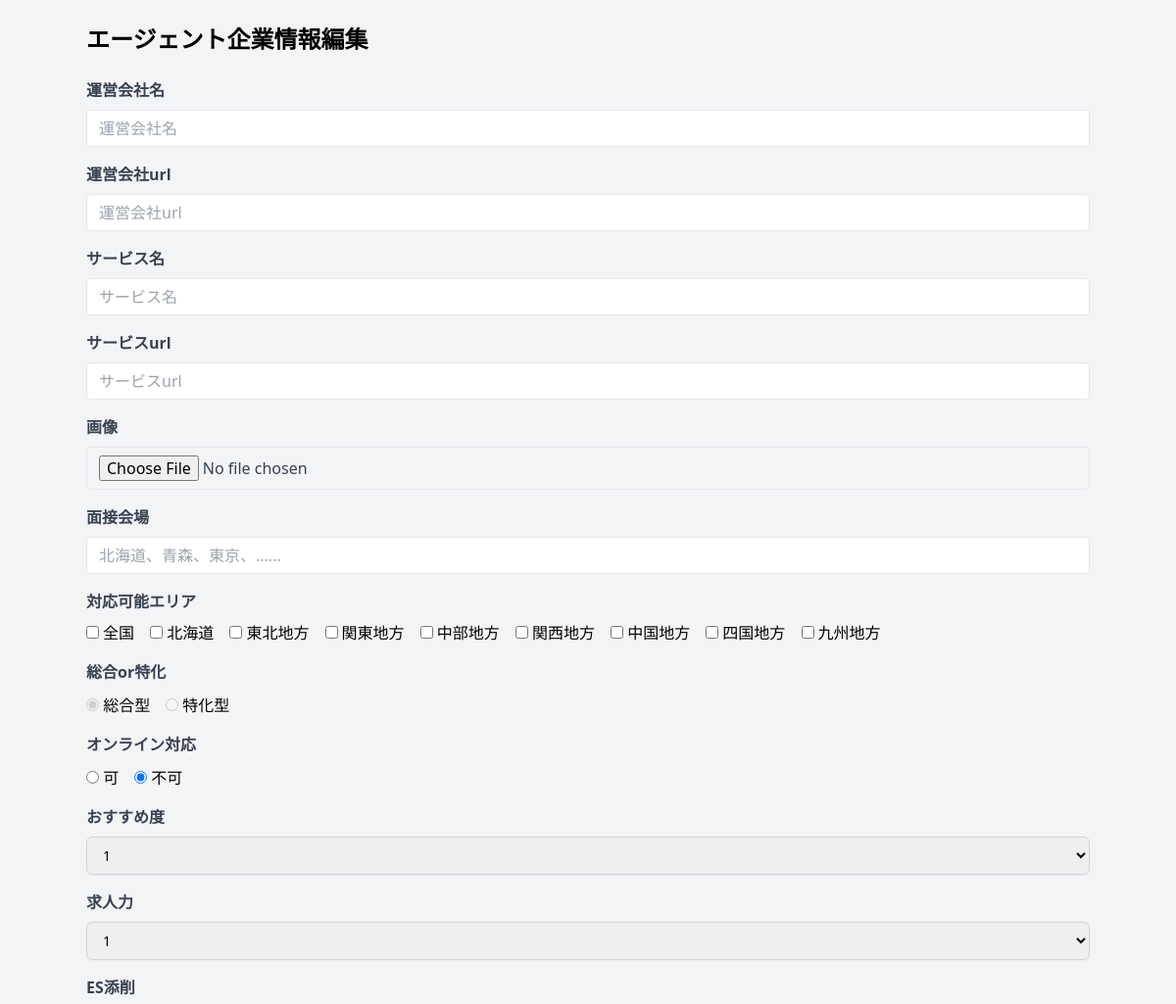
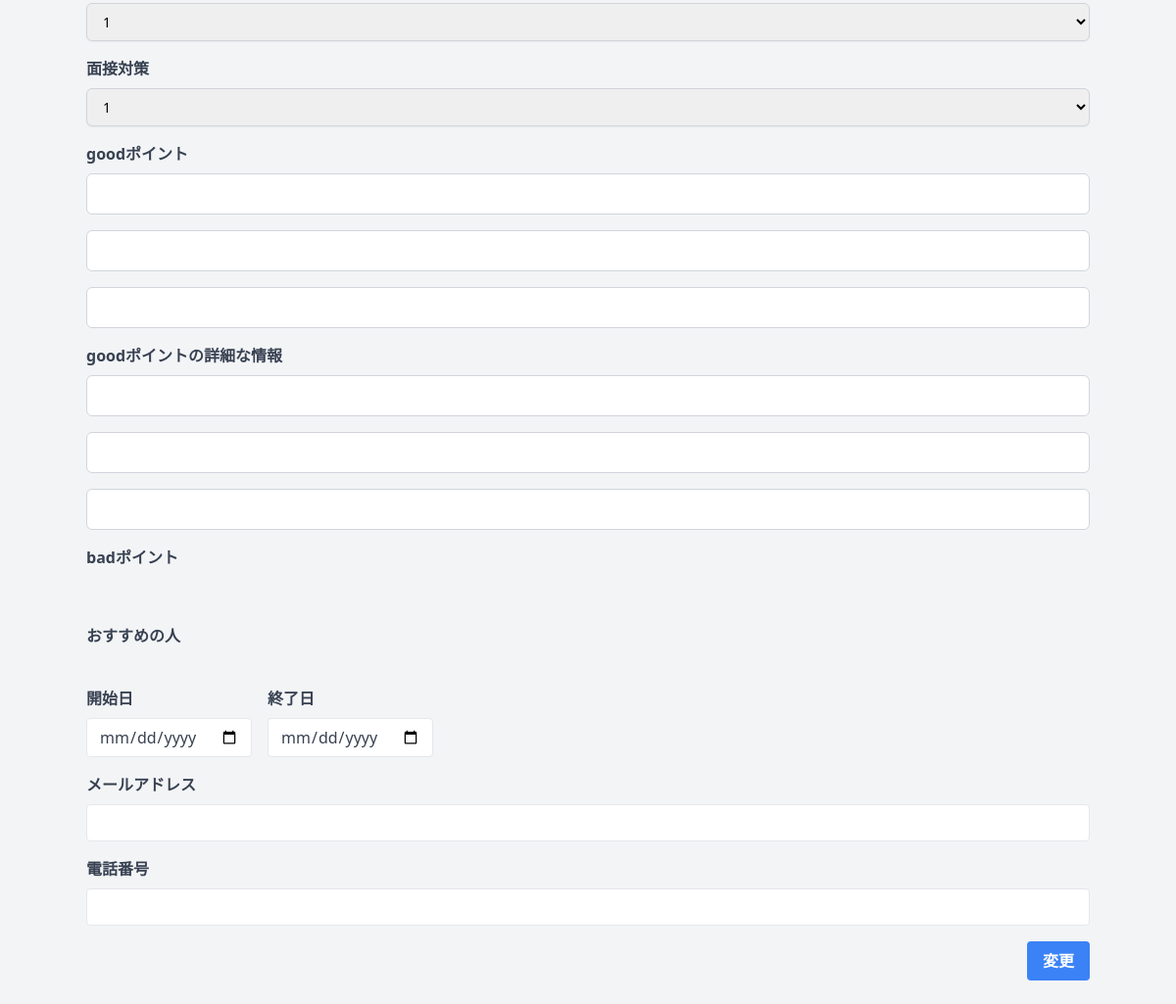
The app's page /boozer/edit.php (signed in) with its own data (2 pictures, top to bottom).
### tables this page shows
CREATE TABLE areas (
  id INT AUTO_INCREMENT PRIMARY KEY,
  area VARCHAR(255) NOT NULL
) CHARSET=utf8;

CREATE TABLE sort_items (
  id INT AUTO_INCREMENT PRIMARY KEY,
  sort_item VARCHAR(255) NOT NULL
) CHARSET=utf8;

### src/boozer/edit.php (the view, shortened to what this page needs)
<?php
include_once '../dbconnect.php';
$sql = "SELECT * FROM agents WHERE user_id = :id";
$stmt = $dbh->prepare($sql);
$stmt->bindValue(':id', $_GET['id'], PDO::PARAM_INT);
$stmt->execute();
$agent = $stmt->fetch(PDO::FETCH_ASSOC);
$sql = "SELECT * FROM agents_items WHERE agent_id = :id";
$stmt = $dbh->prepare($sql);
$stmt->bindValue(':id', $_GET['id'], PDO::PARAM_INT);
$stmt->execute();
$items = $stmt->fetchAll(PDO::FETCH_ASSOC);
$sql = "SELECT * FROM agent_good WHERE agent_id = :id";
$stmt = $dbh->prepare($sql);
$stmt->bindValue(':id', $_GET['id'], PDO::PARAM_INT);
$stmt->execute();
$goods = $stmt->fetchAll(PDO::FETCH_ASSOC);
$sql = "SELECT * FROM agents_areas WHERE agent_id = :id";
$stmt = $dbh->prepare($sql);
$stmt->bindValue(':id', $_GET['id'], PDO::PARAM_INT);
$stmt->execute();
$areas = $stmt->fetchAll(PDO::FETCH_ASSOC);
$sql = "SELECT * FROM areas";
$stmt = $dbh->prepare($sql);
$stmt->execute();
$all_areas = $stmt->fetchAll(PDO::FETCH_ASSOC);
$sql = "SELECT * FROM sort_items";
$stmt = $dbh->prepare($sql);
$stmt->execute();
$sort_items = $stmt->fetchAll(PDO::FETCH_ASSOC);
?>
<!DOCTYPE html>
<html lang="ja">
<head>
  <link href="../css/output.css" rel="stylesheet">
</head>
<body class="bg-gray-100">
  <div class="container mx-auto py-6">
    <h1 class="text-2xl font-bold mb-6">エージェント企業情報編集</h1>
    <form action="./edit-logic.php" method="POST" enctype="multipart/form-data">
      <div class="mb-4">
        <label class="block text-gray-700 font-bold mb-2" for="company_name">運営会社名</label>
        <input class="appearance-none border rounded w-full py-2 px-3 text-gray-700 leading-tight focus:outline-none focus:shadow-outline" id="company_name" name="company_name" type="text" placeholder="運営会社名" value="<?= $agent["company_name"]; ?>" required>
      </div>
      <div class="mb-4">
        <label class="block text-gray-700 font-bold mb-2" for="company_url">運営会社url</label>
        <input class="appearance-none border rounded w-full py-2 px-3 text-gray-700 leading-tight focus:outline-none focus:shadow-outline" id="company_url" name="company_url" type="text" placeholder="運営会社url" value="<?= $agent["company_url"]; ?>" required>
      </div>
      <div class="mb-4">
        <label class="block text-gray-700 font-bold mb-2" for="service_name">サービス名</label>
        <input class="appearance-none border rounded w-full py-2 px-3 text-gray-700 leading-tight focus:outline-none focus:shadow-outline" id="service_name" name="service_name" type="text" placeholder="サービス名" value="<?= $agent["service_name"]; ?>" required>
      </div>
      <div class="mb-4">
        <label class="block text-gray-700 font-bold mb-2" for="service_url">サービスurl</label>
        <input class="appearance-none border rounded w-full py-2 px-3 text-gray-700 leading-tight focus:outline-none focus:shadow-outline" id="service_url" name="service_url" type="text" placeholder="サービスurl" value="<?= $agent["service_url"]; ?>" required>
      </div>
      <div class="mb-4">
        <label class="block text-gray-700 font-bold mb-2" for="image">画像</label>
        <input class="appearance-none border rounded w-full py-2 px-3 text-gray-700 leading-tight focus:outline-none focus:shadow-outline" id="image" name="image" type="file" placeholder="画像">
      </div>
      <div class="mb-4">
        <label class="block text-gray-700 font-bold mb-2" for="interview_location">面接会場</label>
        <input class="appearance-none border rounded w-full py-2 px-3 text-gray-700 leading-tight focus:outline-none focus:shadow-outline" id="interview_location" name="interview_location" type="text" placeholder="北海道、青森、東京、......" value="<?= $agent["interview_location"]; ?>" required>
      </div>
      <div class="mb-4">
        <h2 class="block text-gray-700 font-bold mb-2">対応可能エリア</h2>
        <?php foreach ($all_areas as $key => $all_area) { ?>
          <input type="checkbox" name="area[]" id="area<?= $all_area["id"]; ?>" value="<?= $key +  1; ?>" class="mr-1"
          <?php foreach ($areas as $area) {
            if ($area["area_id"] === $key + 1) {
              echo 'checked';
            }
          } ?>><label for="area<?= $all_area["id"]; ?>" class="text-md mr-3"><?= $all_area["area"]; ?></label>
        <?php } ?>
      </div>
      <label class="block text-gray-700 font-bold mb-2" for="type">総合or特化</label>
      <div class="flex gap-4 mt-2.5 mb-4 my-2">
        <div>
          <label for="comprehensive" class="text-md">
            <input type="radio" name="type" value="0" id="comprehensive" <?= $agent["type"] == 0 ? 'checked' : '' ?> disabled>
            総合型
          </label>
        </div>
        <div>
          <label for="specialized" class="text-md">
            <input type="radio" name="type" value="1" id="specialized" <?= $agent["type"] == 1 ? 'checked' : '' ?> disabled>
            特化型
          </label>
        </div>
      </div>
      <label class="block text-gray-700 font-bold mb-2" for="type">オンライン対応</label>
      <div class="flex gap-4 mt-2.5 mb-4 my-2">
        <div>
          <label for="possible" class="text-md">
            <input type="radio" name="online" value="1" id="possible" <?= $agent["is_online"] == 1 ? 'checked' : '' ?>>
            可
          </label>
        </div>
        <div>
          <label for="impossible" class="text-md">
            <input type="radio" name="online" value="0" id="impossible" <?= $agent["is_online"] == 0 ? 'checked' : '' ?>>
            不可
          </label>
        </div>
      </div>
      <?php for ($i = 0; $i < 4; $i++) { ?>
        <div class="mb-4">
          <label class="block text-gray-700 font-bold mb-2" for=""><?= $sort_items[$i]["sort_item"]; ?></label>
          <select class="block w-full py-2 px-3 border border-gray-300 rounded-md shadow-sm focus:outline-none focus:ring-blue-500 focus:border-blue-500 sm:text-sm" name="<?= $i + 1 ?>">
            <?php for ($j = 1; $j <= 5; $j++) { ?>
              <?php if ($j == $items[$i]['rate']) { ?>
                <option value="<?= $j ?>" selected><?= $j ?></option>
              <?php } else { ?>
                <option value="<?= $j ?>"><?= $j ?></option>
              <?php } ?>
            <?php } ?>
          </select>
        </div>
      <?php } ?>
      <div class="mb-4">
        <label class="block text-gray-700 font-bold mb-2" for="good_point">goodポイント</label>
        <div class="grid grid-rows-3 gap-4">
          <?php for ($i = 0; $i < 3; $i++) { ?>
            <input type="text" name="good[]" class="py-2 px-3 border border-gray-300 rounded-md focus:outline-none focus:ring-blue-500 focus:border-blue-500" value="<?= $goods[$i]["good"] ?>" required>
          <?php } ?>
        </div>
      </div>
      <div class="mb-4">
        <label class="block text-gray-700 font-bold mb-2" for="good_point">goodポイントの詳細な情報</label>
        <div class="grid grid-rows-3 gap-4">
          <?php for ($i = 0; $i < 3; $i++) { ?>
            <input type="text" name="good_detail[]" class="py-2 px-3 border border-gray-300 rounded-md focus:outline-none focus:ring-blue-500 focus:border-blue-500" value="<?= $goods[$i]["good_detail"] ?>" required>
          <?php } ?>
        </div>
      </div>
      <div class="mb-4">
        <label class="block text-gray-700 font-bold mb-2" for="bad_point">badポイント</label>
        <div class="grid grid-rows-3 gap-4">
        </div>
      </div>
      <div class="mb-4">
        <label class="block text-gray-700 font-bold mb-2" for="recommend">おすすめの人</label>
        <div class="grid grid-rows-2 gap-4">
        </div>
      </div>
      <div class="mb-4 flex">
        <div class="mr-4">
          <label class="block text-gray-700 font-bold mb-2" for="start_at">開始日</label>
          <input class="appearance-none border rounded w-full py-2 px-3 text-gray-700 leading-tight focus:outline-none focus:shadow-outline" id="start_at" name="start_at" type="date" placeholder="開始日" value="<?= $agent["start_at"]; ?>" required>
        </div>
        <div>
          <label class="block text-gray-700 font-bold mb-2" for="end_at">終了日</label>
          <input class="appearance-none border rounded w-full py-2 px-3 text-gray-700 leading-tight focus:outline-none focus:shadow-outline" id="end_at" name="end_at" type="date" placeholder="終了日" value="<?= $agent["end_at"]; ?>">
        </div>
      </div>
      <div class="mb-4">
        <label class="block text-gray-700 font-bold mb-2" for="email">メールアドレス</label>
        <input class="appearance-none border rounded w-full py-2 px-3 text-gray-700 leading-tight focus:outline-none focus:shadow-outline" id="email" name="email" type="email" placeholder="" value="<?= $agent["email"]; ?>" required>
      </div>
      <div class="mb-4">
        <label class="block text-gray-700 font-bold mb-2" for="phone">電話番号</label>
        <input class="appearance-none border rounded w-full py-2 px-3 text-gray-700 leading-tight focus:outline-none focus:shadow-outline" id="phone" name="phone" type="phone" placeholder="" value="<?= $agent["phone"]; ?>" required>
      </div>
      <div class="flex justify-end">
        <button class="bg-blue-500 hover:bg-blue-700 text-white font-bold py-2 px-4 rounded focus:outline-none focus:shadow-outline" type="submit">変更</button>
      </div>
    </form>
  </div>
</body>
</html>

### records on screen
areas: area "全国"
areas: area "北海道"
areas: area "東北地方"
areas: area "関東地方"
areas: area "中部地方"
areas: area "関西地方"
areas: area "中国地方"
areas: area "四国地方"
areas: area "九州地方"
sort_items: sort_item "おすすめ度"
sort_items: sort_item "求人力"
sort_items: sort_item "ES添削"
sort_items: sort_item "面接対策"

### other values on screen
form field value "1"
